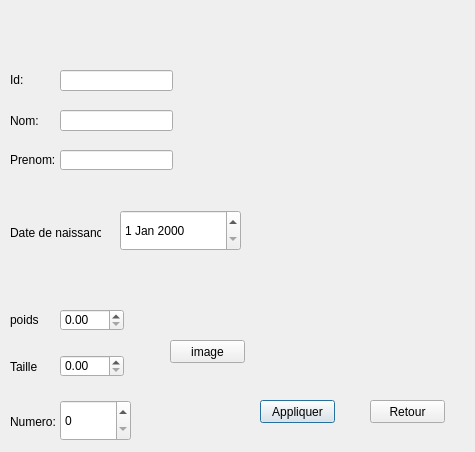
<?xml version="1.0" encoding="UTF-8"?>
<ui version="4.0">
 <class>Dialog</class>
 <widget class="QDialog" name="Dialog">
  <property name="geometry">
   <rect>
    <x>0</x>
    <y>0</y>
    <width>475</width>
    <height>452</height>
   </rect>
  </property>
  <property name="windowTitle">
   <string>Dialog</string>
  </property>
  <widget class="QPushButton" name="Ajouter_joueur">
   <property name="geometry">
    <rect>
     <x>260</x>
     <y>400</y>
     <width>75</width>
     <height>23</height>
    </rect>
   </property>
   <property name="text">
    <string>Appliquer</string>
   </property>
  </widget>
  <widget class="QPushButton" name="pushButton_2">
   <property name="geometry">
    <rect>
     <x>370</x>
     <y>400</y>
     <width>75</width>
     <height>23</height>
    </rect>
   </property>
   <property name="text">
    <string>Retour</string>
   </property>
  </widget>
  <widget class="QLineEdit" name="in_nom">
   <property name="geometry">
    <rect>
     <x>60</x>
     <y>110</y>
     <width>113</width>
     <height>21</height>
    </rect>
   </property>
   <property name="text">
    <string/>
   </property>
  </widget>
  <widget class="QLineEdit" name="in_prenom">
   <property name="geometry">
    <rect>
     <x>60</x>
     <y>150</y>
     <width>113</width>
     <height>20</height>
    </rect>
   </property>
   <property name="text">
    <string/>
   </property>
  </widget>
  <widget class="QLabel" name="label">
   <property name="geometry">
    <rect>
     <x>10</x>
     <y>114</y>
     <width>47</width>
     <height>14</height>
    </rect>
   </property>
   <property name="text">
    <string>Nom:</string>
   </property>
  </widget>
  <widget class="QLabel" name="label_2">
   <property name="geometry">
    <rect>
     <x>10</x>
     <y>153</y>
     <width>47</width>
     <height>14</height>
    </rect>
   </property>
   <property name="text">
    <string>Prenom:</string>
   </property>
  </widget>
  <widget class="QDateEdit" name="in_date">
   <property name="geometry">
    <rect>
     <x>120</x>
     <y>210</y>
     <width>121</width>
     <height>41</height>
    </rect>
   </property>
  </widget>
  <widget class="QLabel" name="label_3">
   <property name="geometry">
    <rect>
     <x>10</x>
     <y>225</y>
     <width>91</width>
     <height>16</height>
    </rect>
   </property>
   <property name="text">
    <string>Date de naissance:</string>
   </property>
  </widget>
  <widget class="QDoubleSpinBox" name="in_poids">
   <property name="geometry">
    <rect>
     <x>60</x>
     <y>309</y>
     <width>64</width>
     <height>22</height>
    </rect>
   </property>
  </widget>
  <widget class="QLabel" name="label_4">
   <property name="geometry">
    <rect>
     <x>10</x>
     <y>313</y>
     <width>47</width>
     <height>14</height>
    </rect>
   </property>
   <property name="text">
    <string>poids</string>
   </property>
  </widget>
  <widget class="QLabel" name="label_5">
   <property name="geometry">
    <rect>
     <x>10</x>
     <y>360</y>
     <width>47</width>
     <height>14</height>
    </rect>
   </property>
   <property name="text">
    <string>Taille</string>
   </property>
  </widget>
  <widget class="QDoubleSpinBox" name="in_taille">
   <property name="geometry">
    <rect>
     <x>60</x>
     <y>355</y>
     <width>64</width>
     <height>22</height>
    </rect>
   </property>
  </widget>
  <widget class="QLabel" name="image_2">
   <property name="geometry">
    <rect>
     <x>280</x>
     <y>100</y>
     <width>171</width>
     <height>261</height>
    </rect>
   </property>
   <property name="text">
    <string/>
   </property>
  </widget>
  <widget class="QPushButton" name="b_image">
   <property name="geometry">
    <rect>
     <x>170</x>
     <y>340</y>
     <width>75</width>
     <height>23</height>
    </rect>
   </property>
   <property name="text">
    <string>image</string>
   </property>
  </widget>
  <widget class="QLabel" name="label_6">
   <property name="geometry">
    <rect>
     <x>10</x>
     <y>73</y>
     <width>47</width>
     <height>14</height>
    </rect>
   </property>
   <property name="text">
    <string>Id:</string>
   </property>
  </widget>
  <widget class="QLineEdit" name="in_id">
   <property name="geometry">
    <rect>
     <x>60</x>
     <y>70</y>
     <width>113</width>
     <height>21</height>
    </rect>
   </property>
   <property name="text">
    <string/>
   </property>
  </widget>
  <widget class="QSpinBox" name="in_number">
   <property name="geometry">
    <rect>
     <x>60</x>
     <y>400</y>
     <width>71</width>
     <height>41</height>
    </rect>
   </property>
  </widget>
  <widget class="QLabel" name="label_7">
   <property name="geometry">
    <rect>
     <x>10</x>
     <y>415</y>
     <width>47</width>
     <height>14</height>
    </rect>
   </property>
   <property name="text">
    <string>Numero:</string>
   </property>
  </widget>
  <widget class="QLabel" name="label_ajout">
   <property name="geometry">
    <rect>
     <x>0</x>
     <y>0</y>
     <width>481</width>
     <height>451</height>
    </rect>
   </property>
   <property name="text">
    <string/>
   </property>
  </widget>
  <zorder>label_ajout</zorder>
  <zorder>Ajouter_joueur</zorder>
  <zorder>pushButton_2</zorder>
  <zorder>in_nom</zorder>
  <zorder>in_prenom</zorder>
  <zorder>label</zorder>
  <zorder>label_2</zorder>
  <zorder>in_date</zorder>
  <zorder>label_3</zorder>
  <zorder>in_poids</zorder>
  <zorder>label_4</zorder>
  <zorder>label_5</zorder>
  <zorder>in_taille</zorder>
  <zorder>image_2</zorder>
  <zorder>b_image</zorder>
  <zorder>label_6</zorder>
  <zorder>in_id</zorder>
  <zorder>in_number</zorder>
  <zorder>label_7</zorder>
 </widget>
 <resources/>
 <connections/>
</ui>
